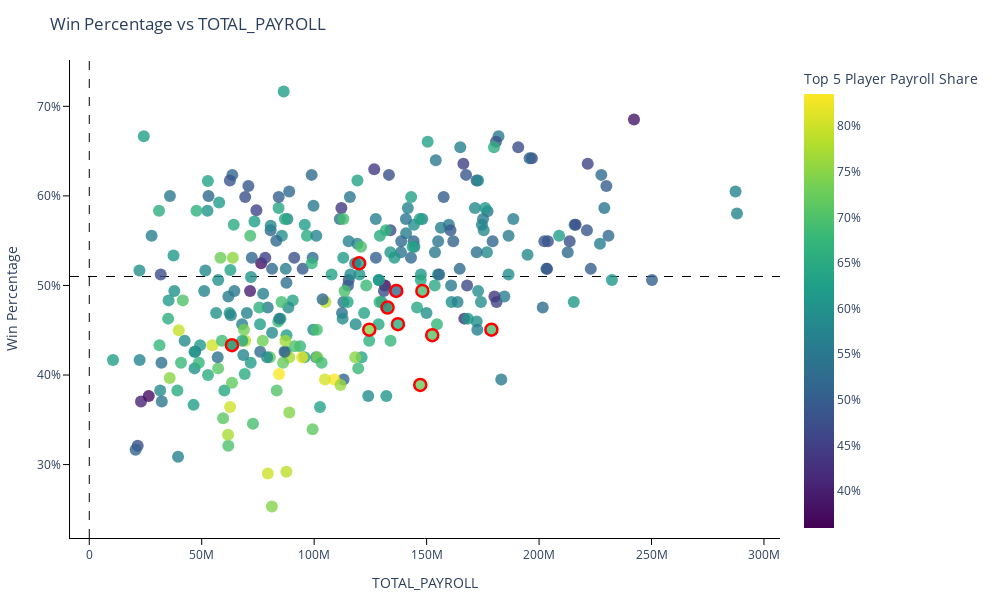

Write notebook code for a chart like this one.
### Code cell
#Interactive scatter plot of Gini vs Win Pct for Fun
fig = px.scatter(
    mlb_df,
    x="TOTAL_PAYROLL",
    y="WinPct",
    color="TOP5_SHARE",
    hover_name="Team",
    hover_data={
        "Year": True,
        "TOTAL_PAYROLL": ":,.0f",   # 1,234,567
        "N_PLAYERS": True,
        "TOP1_SHARE": ":.3f",
        "TOP3_SHARE": ":.3f",
        "TOP5_SHARE": ".3f",        
        "TOP1_PLAYER": True,      # uncomment if these cols exist
        "TOP1_SALARY": ":,.0f",
        "Team": True               # already shown via hover_name
    },
    color_continuous_scale="Viridis",
    labels={"WinPct": "Win Percentage", "GINI": "Salary Inequality (Gini)"},
    title="Win Percentage vs TOTAL_PAYROLL"
)
# make every marker bigger (e.g., 14px)
fig.update_traces(marker=dict(size=12, opacity=0.8))

# y-axis as percent
fig.update_yaxes(tickformat=".0%")

# Colorbar title on top + percent ticks
fig.update_coloraxes(colorbar=dict(title="Top 5 Player Payroll Share", title_side="top", tickformat=".0%"))

# LAA outline overlay (drawn on top)
angels = mlb_df[mlb_df["Team"] == "LAA"]
fig.add_scatter(
    x=angels["TOTAL_PAYROLL"], y=angels["WinPct"],
    mode="markers",
    marker=dict(size=12, color="rgba(0,0,0,0)", line=dict(color="red", width=2.5)),
    name="LAA", showlegend=False
)

# transparent background (keep axes)
fig.update_layout(
    plot_bgcolor="rgba(0,0,0,0)",
    paper_bgcolor="rgba(0,0,0,0)",
    legend=dict(bgcolor="rgba(0,0,0,0)")
)

# show axes & ticks, hide grid/zeroline
fig.update_xaxes(
    showline=True, linecolor="black", linewidth=1,
    ticks="outside", ticklen=6, tickwidth=1, tickcolor="black",
    showgrid=False, zeroline=False
)
fig.update_yaxes(
    showline=True, linecolor="black", linewidth=1,
    ticks="outside", ticklen=6, tickwidth=1, tickcolor="black",
    showgrid=False, zeroline=False
)

# Guide lines
fig.add_hline(y=0.51,  line_dash="dash", line_color="black", line_width=1, layer="below")
fig.add_vline(x=0.735, line_dash="dash", line_color="black", line_width=1, layer="below")

fig.update_layout(hovermode="closest", margin=dict(l=40, r=40, t=60, b=40), width=1000, height=600)

fig.show()

### Figure 1 — Plotly figure (JSON) as saved in the notebook; plotly's stock layout.template omitted (floating-point values rounded to 4 significant figures; data arrays with more than 128 entries replaced by an {"elided": "..."} marker saying what was removed)
{"data": [{"customdata": {"elided": "299x8 mixed values"}, "hovertemplate": "<b>%{hovertext}</b><br><br>TOTAL_PAYROLL=%{x:,.0f}<br>Win Percentage=%{y}<br>Year=%{customdata[0]}<br>N_PLAYERS=%{customdata[1]}<br>TOP1_SHARE=%{customdata[2]:.3f}<br>TOP3_SHARE=%{customdata[3]:.3f}<br>TOP5_SHARE=%{marker.color.3f}<br>TOP1_PLAYER=%{customdata[5]}<br>TOP1_SALARY=%{customdata[6]:,.0f}<br>Team=%{customdata[7]}<extra></extra>", "hovertext": {"elided": "299 str values"}, "legendgroup": "", "marker": {"color": {"elided": "299 float values"}, "coloraxis": "coloraxis", "opacity": 0.8, "size": 12, "symbol": "circle"}, "mode": "markers", "name": "", "orientation": "v", "showlegend": false, "type": "scatter", "x": {"elided": "299 int values"}, "xaxis": "x", "y": {"elided": "299 float values"}, "yaxis": "y"}, {"marker": {"color": "rgba(0,0,0,0)", "line": {"color": "red", "width": 2.5}, "size": 12}, "mode": "markers", "name": "LAA", "showlegend": false, "type": "scatter", "x": [120005415, 137251333, 136494846, 148113316, 152490831, 63440517, 132644668, 124501403, 178815769, 147171164], "y": [0.5247, 0.4568, 0.4938, 0.4938, 0.4444, 0.4333, 0.4753, 0.4506, 0.4506, 0.3889]}], "layout": {"coloraxis": {"colorbar": {"tickformat": ".0%", "title": {"side": "top", "text": "Top 5 Player Payroll Share"}}, "colorscale": [[0, "#440154"], [0.1111, "#482878"], [0.2222, "#3e4989"], [0.3333, "#31688e"], [0.4444, "#26828e"], [0.5556, "#1f9e89"], [0.6667, "#35b779"], [0.7778, "#6ece58"], [0.8889, "#b5de2b"], [1, "#fde725"]]}, "height": 600, "hovermode": "closest", "legend": {"bgcolor": "rgba(0,0,0,0)", "tracegroupgap": 0}, "margin": {"b": 40, "l": 40, "r": 40, "t": 60}, "paper_bgcolor": "rgba(0,0,0,0)", "plot_bgcolor": "rgba(0,0,0,0)", "shapes": [{"layer": "below", "line": {"color": "black", "dash": "dash", "width": 1}, "type": "line", "x0": 0, "x1": 1, "xref": "x domain", "y0": 0.51, "y1": 0.51, "yref": "y"}, {"layer": "below", "line": {"color": "black", "dash": "dash", "width": 1}, "type": "line", "x0": 0.735, "x1": 0.735, "xref": "x", "y0": 0, "y1": 1, "yref": "y domain"}], "title": {"text": "Win Percentage vs TOTAL_PAYROLL"}, "width": 1000, "xaxis": {"anchor": "y", "domain": [0, 1], "linecolor": "black", "linewidth": 1, "showgrid": false, "showline": true, "tickcolor": "black", "ticklen": 6, "ticks": "outside", "tickwidth": 1, "title": {"text": "TOTAL_PAYROLL"}, "zeroline": false}, "yaxis": {"anchor": "x", "domain": [0, 1], "linecolor": "black", "linewidth": 1, "showgrid": false, "showline": true, "tickcolor": "black", "tickformat": ".0%", "ticklen": 6, "ticks": "outside", "tickwidth": 1, "title": {"text": "Win Percentage"}, "zeroline": false}}}
